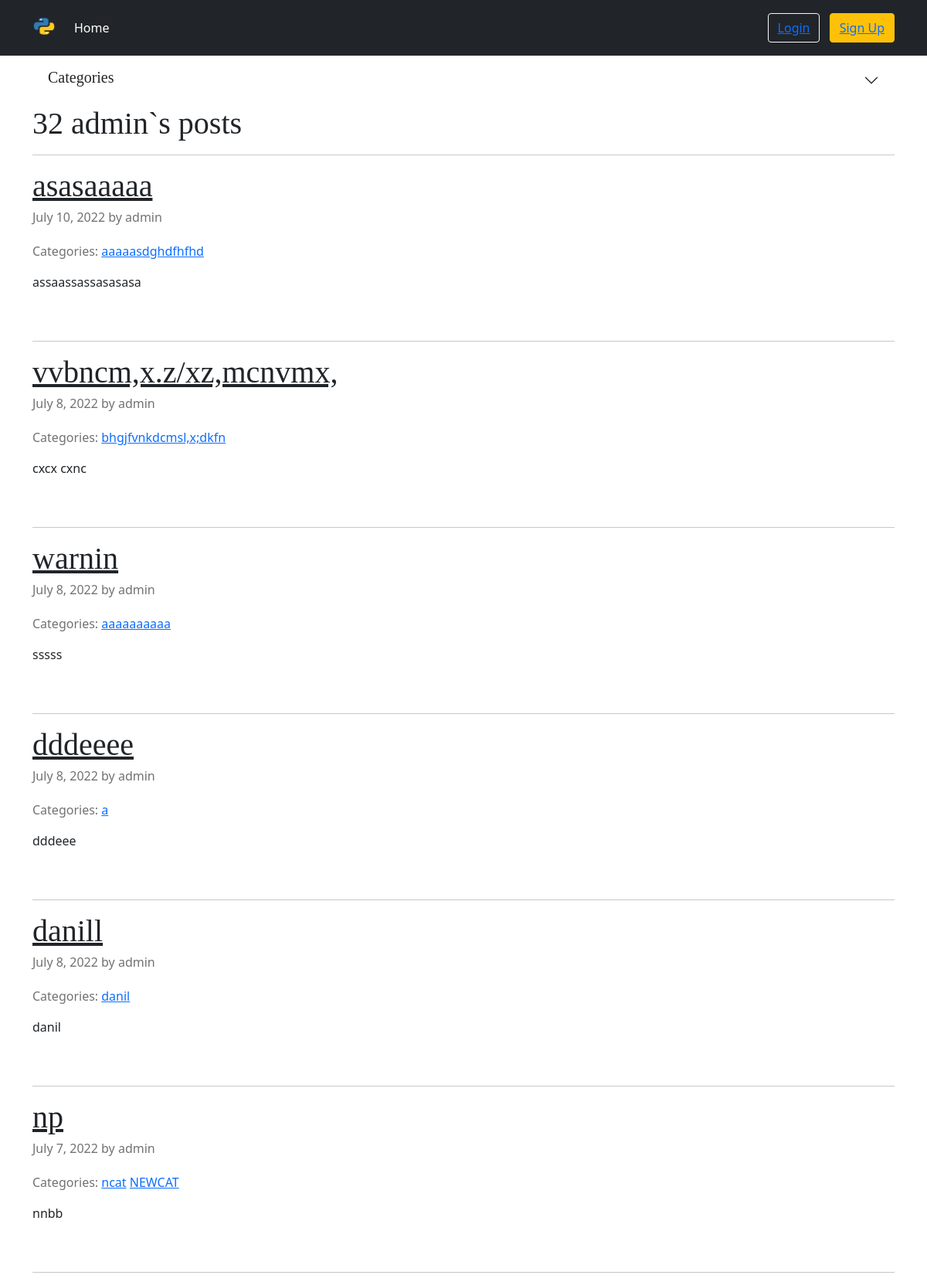
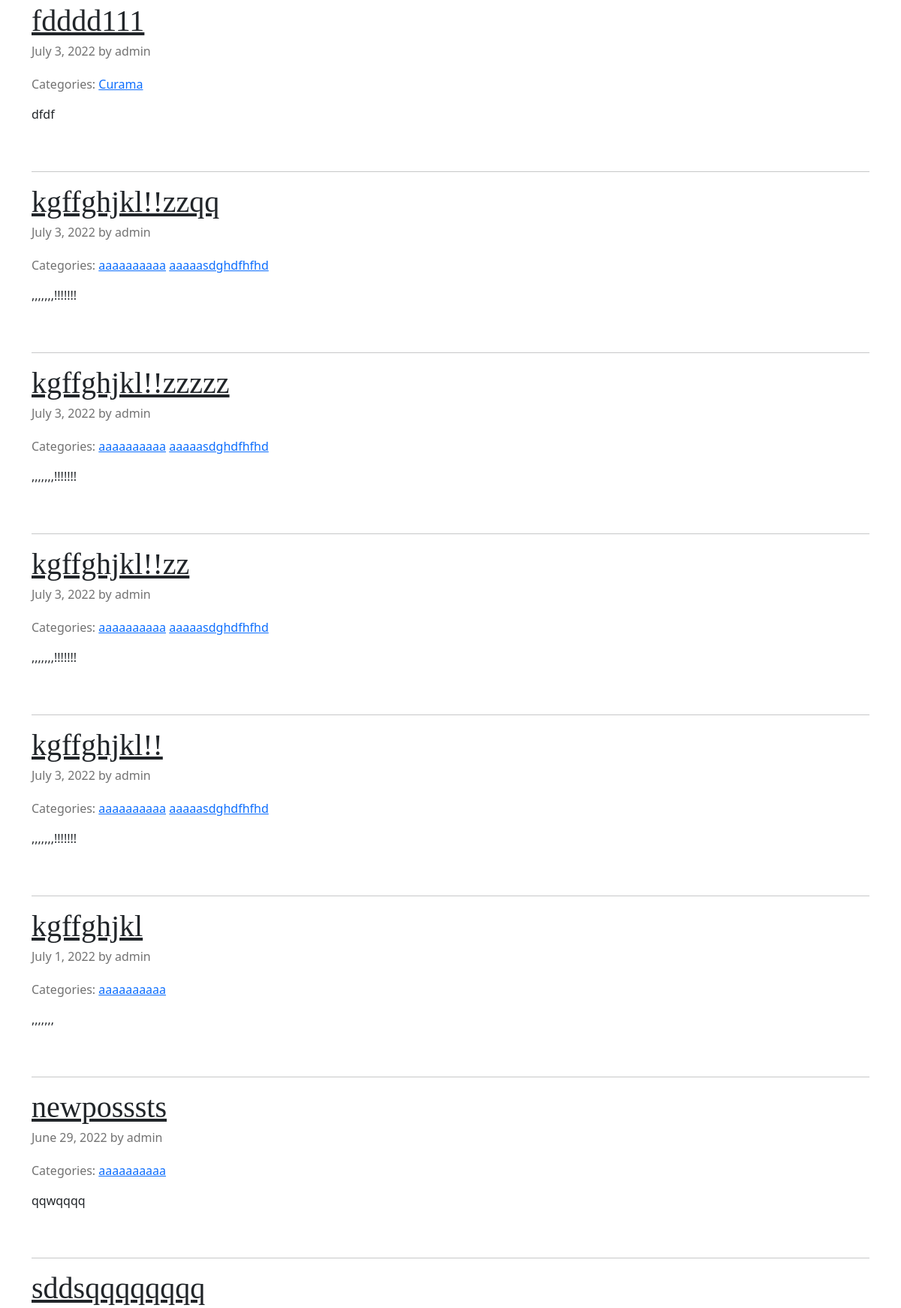
The page /user_posts/admin/ (upper part) on the database its author committed (2 pictures, top to bottom).
### blog/models.py (models this page shows, shortened)
class Post(models.Model):
    title = models.CharField(max_length=50, unique=True)
    text = models.TextField()
    category = models.ManyToManyField(Category)
    slug = models.SlugField(max_length=20, unique=True, db_index=True)
    date = models.DateField(auto_now_add=True, blank=True, null=True)
    author = models.ForeignKey(User, on_delete=models.CASCADE)
    def get_absolute_url(self):
        return reverse('blog:get_one_post', kwargs={'slug': self.slug})
    class Meta:
        ordering = ['-pk']

class Category(models.Model):
    name = models.CharField(max_length=20, unique=True)
    slug = models.SlugField(max_length=20, unique=True, db_index=True)
    def __str__(self):
        return str(self.name)
    def get_absolute_url(self):
        return reverse('blog:get_posts_by_category', kwargs={'category_slug': self.slug})
    class Meta:
        ordering = [Lower('name')]
        verbose_name_plural = 'Categories'

### user/models.py (models this page shows)
class User(AbstractUser):
    def get_absolute_url(self):
        return reverse('blog:user_posts', kwargs={'username': self.username})

### blog/views.py (the view)
# urls.py: path('user_posts/<str:username>/', GetPostsByAuthor.as_view(), name='user_posts'),
class GetPostsByAuthor(ListView):
    template_name = 'blog/user_posts.html'
    context_object_name = 'posts'
    def get_queryset(self):
        return Post.objects.filter(author__username=self.kwargs['username'])
    def get_context_data(self, *, object_list=None, **kwargs):
        context = super().get_context_data(**kwargs)
        context['categories'] = Category.objects.all()
        context['username'] = self.kwargs['username']
        context['title'] = self.kwargs['username']
        return context

### blog/templates/blog/user_posts.html (shortened to what this page needs)
{% extends 'blog/base.html' %}
{% load static %}
{% block content %}
<main class="container">
    <div class="accordion accordion-flush" id="accordionFlushExample">
        <div class="accordion-item">
            <h2 class="accordion-header" id="flush-headingOne">
                <button class="accordion-button collapsed" type="button" data-bs-toggle="collapse"
                        data-bs-target="#flush-collapseOne" aria-expanded="false" aria-controls="flush-collapseOne">
                    <h5>Categories</h5>
                </button>
            </h2>
        </div>
    </div>
    {% for post in posts %}
    {% if forloop.first %}
    <h1>{{ forloop.revcounter0 | add:"1" }} {{ username }}`s posts</h1>
    {% endif %}
    <hr>
    <article class="blog-post">
        <h2 class="blog-post-title"><a class="link-dark" href="{{ post.get_absolute_url }}">{{ post.title }}</a></h2>
        <p class="blog-post-meta">{{ post.date }} by {{post.author }}</p>
        <p><span class="blog-post-meta">Categories:
                {% for category in post.category.all %}
                <a href="{{ category.get_absolute_url }}">{{ category }}</a>
                {% endfor %}
            </span></p>
        <p>{{ post.text|truncatewords:50 }}</p>
    </article>
    {% endfor %}
</main>
{% endblock %}

### blog/static/css/styles.css (style rules this page uses)
h1, h2, h3, h4, h5, h6 { font-family: "Playfair Display", Georgia, "Times New Roman", serif; }
.blog-post { margin-bottom: 4rem; }
.blog-post-title { margin-bottom: .25rem; font-size: 2.5rem; }
.blog-post-meta { margin-bottom: 1.25rem; color: #727272; }

### rows shown on the page
Post: username "admin", title "asasaaaaa", date "July 10, 2022", author "admin", text "assaassassasasasa"
Category: name "aaaaasdghdfhfhd"
Post: title "vvbncm,x.z/xz,mcnvmx,", date "July 8, 2022", author "admin", text "cxcx cxnc"
Category: name "bhgjfvnkdcmsl,x;dkfn"
Post: title "warnin", date "July 8, 2022", author "admin", text "sssss"
Category: name "aaaaaaaaaa"
Post: title "dddeeee", date "July 8, 2022", author "admin", text "dddeee"
Category: name "a"
Post: title "danill", date "July 8, 2022", author "admin", text "danil"
Category: name "danil"
Post: title "np", date "July 7, 2022", author "admin", text "nnbb"
Category: name "ncat"
Category: name "NEWCAT"
Post: title "fdddd111", date "July 3, 2022", author "admin", text "dfdf"
Category: name "Curama"
Post: title "kgffghjkl!!zzqq", date "July 3, 2022", author "admin", text ",,,,,,,!!!!!!!"
Post: title "kgffghjkl!!zzzzz", date "July 3, 2022", author "admin", text ",,,,,,,!!!!!!!"
Post: title "kgffghjkl!!zz", date "July 3, 2022", author "admin", text ",,,,,,,!!!!!!!"
Post: title "kgffghjkl!!", date "July 3, 2022", author "admin", text ",,,,,,,!!!!!!!"
Post: title "kgffghjkl", date "July 1, 2022", author "admin", text ",,,,,,,"
Post: title "newposssts", date "June 29, 2022", author "admin", text "qqwqqqq"
Post: title "sddsqqqqqqqq"
